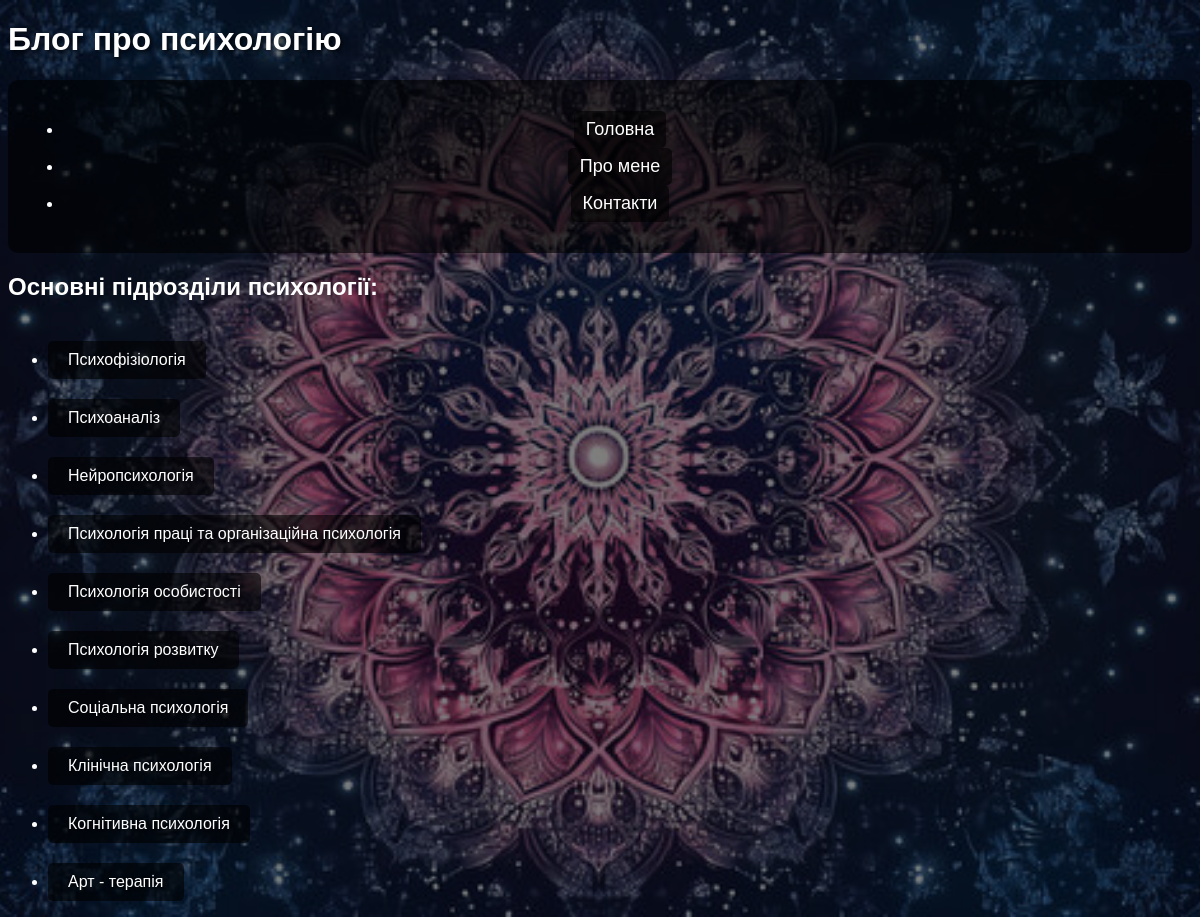
The page / on the database its author committed.
### mainapp/models.py (models this page shows, shortened)
class Post(models.Model):
    title = models.CharField(max_length=200)
    slug = models.SlugField(unique=True)
    content = models.TextField()
    created_at = models.DateTimeField(auto_now_add=True)
    category = models.ForeignKey(Category, on_delete=models.SET_NULL, null=True, blank=True)  # Додаємо категорію

### mainapp/views.py (the view)
# urls.py: path('', views.index, name='index'),
def index(request):
    category_slug = request.GET.get('category')  # Отримуємо параметр з URL
    if category_slug:
        category = get_object_or_404(Category, slug=category_slug)
        posts = Post.objects.filter(category=category).order_by('-created_at')
    else:
        posts = Post.objects.all().order_by('-created_at')
    categories = Category.objects.all()  # Отримуємо всі категорії
    return render(request, 'mainapp/index.html', {'posts': posts, 'categories': categories})

### mainapp/templates/mainapp/index.html (shortened to what this page needs)
{% load static %}
<!DOCTYPE html>
<html lang="en">
<head>
    <link rel="stylesheet" type="text/css" href="{% static 'css/styles.css' %}">
</head>
<body>
    <h1>Блог про психологію</h1>
    <nav>
        <ul>
            <li><a href="/">Головна</a></li>
            <li><a href="{% url 'about' %}">Про мене</a></li>
            <li><a href="{% url 'contact' %}">Контакти</a></li>
        </ul>
    </nav>
    <h2>Основні підрозділи психології:</h2>
    <ul>
        {% for post in posts %}
            <li>
                <a href="{% url 'post_detail' post.slug %}">{{ post.title }}</a>
            </li>
        {% empty %}
            <li>Немає постів</li>
        {% endfor %}
    </ul>
</body>
</html>

### mainapp/static/css/styles.css (style rules this page uses)
body { background: url('/static/images/Mandala.jpg') no-repeat center center fixed; background-size: cover; position: relative; color: white; font-family: Arial, sans-serif; }
body::before { content: ""; position: fixed; top: 0; left: 0; width: 100%; height: 100%; background: rgba(0, 0, 0, 0.5); z-index: -1; }
h1, p, a { text-shadow: 2px 2px 4px rgba(0, 0, 0, 0.7); }
nav { background: rgba(0, 0, 0, 0.6); padding: 15px; border-radius: 10px; text-align: center; }
nav a { color: white; text-decoration: none; font-size: 18px; margin: 0 15px; padding: 8px 12px; border-radius: 5px; transition: background 0.3s ease-in-out; }
a { color: #fff; text-decoration: none; background-color: rgba(0, 0, 0, 0.6); padding: 10px 20px; border-radius: 5px; display: inline-block; margin-top: 20px; }

### rows shown on the page
Post: title "Психофізіологія"
Post: title "Психоаналіз"
Post: title "Нейропсихологія"
Post: title "Психологія праці та організаційна психологія"
Post: title "Психологія особистості"
Post: title "Психологія розвитку"
Post: title "Соціальна психологія"
Post: title "Клінічна психологія"
Post: title "Когнітивна психологія"
Post: title "Арт - терапія"
